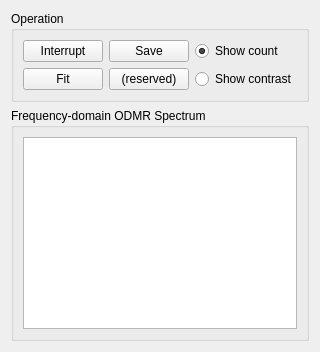
       <widget class="QWidget" name="tabODMRFrequency">
        <attribute name="title">
         <string>Frequency-domain Detecting</string>
        </attribute>
        <layout class="QGridLayout" name="gridLayout_5">
         <item row="0" column="0">
          <widget class="QGroupBox" name="groupBoxODMRFrequencyChartOperation">
           <property name="title">
            <string>Operation</string>
           </property>
           <layout class="QGridLayout" name="gridLayout_15">
            <item row="0" column="0">
             <widget class="QPushButton" name="pushButtonODMRFrequencyInterrupt">
              <property name="text">
               <string>Interrupt</string>
              </property>
             </widget>
            </item>
            <item row="0" column="1">
             <widget class="QPushButton" name="pushButtonODMRFrequencySave">
              <property name="text">
               <string>Save</string>
              </property>
             </widget>
            </item>
            <item row="0" column="2">
             <widget class="QRadioButton" name="radioButtonODMRFrequencyShowCount">
              <property name="text">
               <string>Show count</string>
              </property>
              <property name="checked">
               <bool>true</bool>
              </property>
             </widget>
            </item>
            <item row="1" column="0">
             <widget class="QPushButton" name="pushButtonODMRFrequencyFit">
              <property name="text">
               <string>Fit</string>
              </property>
             </widget>
            </item>
            <item row="1" column="1">
             <widget class="QPushButton" name="pushButton_8">
              <property name="text">
               <string>(reserved)</string>
              </property>
             </widget>
            </item>
            <item row="1" column="2">
             <widget class="QRadioButton" name="radioButtonODMRFrequencyShowContrast">
              <property name="text">
               <string>Show contrast</string>
              </property>
             </widget>
            </item>
           </layout>
          </widget>
         </item>
         <item row="1" column="0">
          <widget class="QGroupBox" name="groupBoxODMRFrequencyChart">
           <property name="title">
            <string>Frequency-domain ODMR Spectrum</string>
           </property>
           <layout class="QGridLayout" name="gridLayout_8">
            <item row="0" column="0">
             <widget class="QtCharts::QChartView" name="chartviewODMRFrequency"/>
            </item>
           </layout>
          </widget>
         </item>
        </layout>
       </widget>
